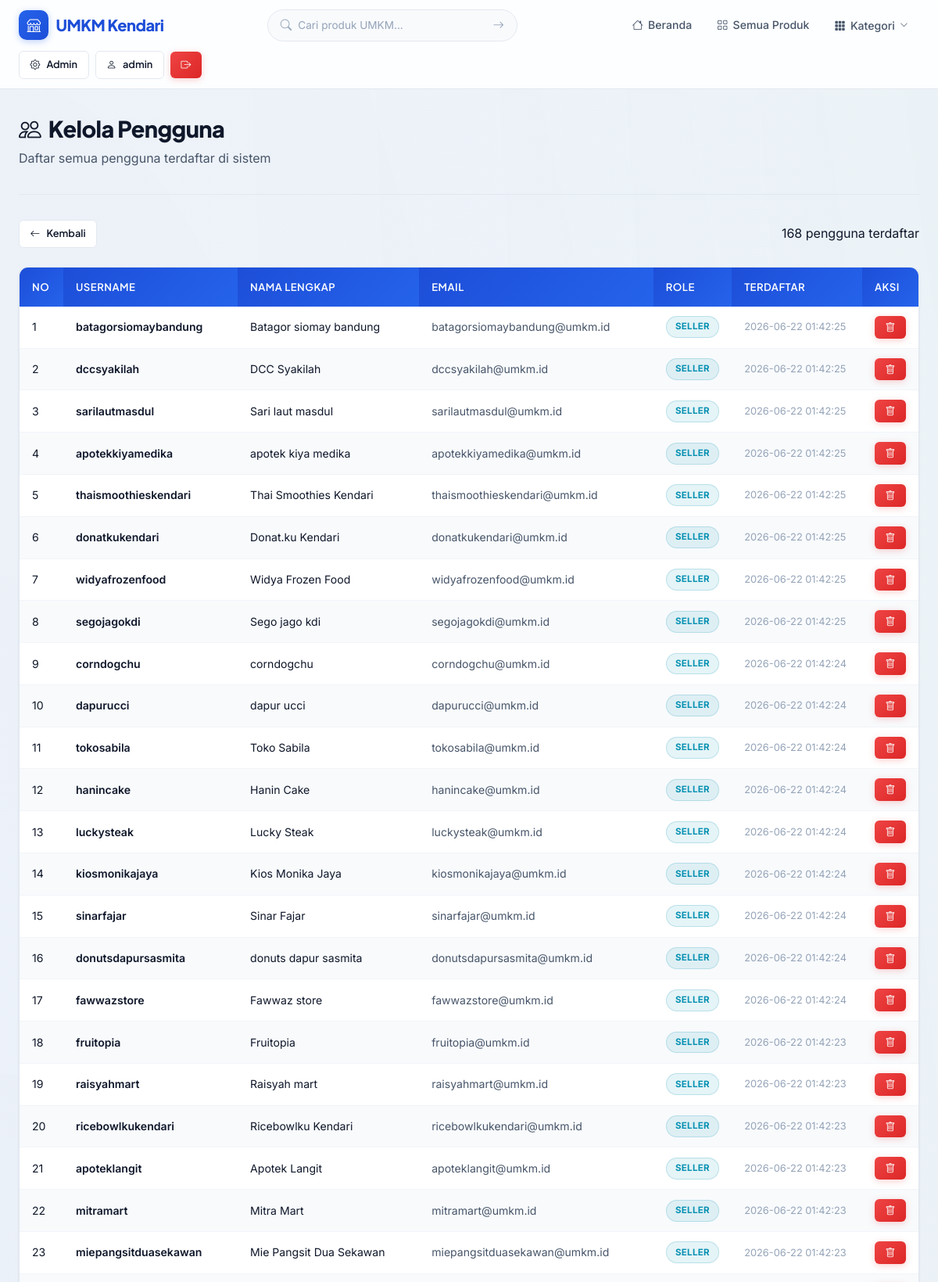
Page /admin/users (signed in, upper part) on the committed database.
### tables this page shows
CREATE TABLE users (
            id INTEGER PRIMARY KEY AUTOINCREMENT,
            username TEXT UNIQUE NOT NULL,
            email TEXT UNIQUE NOT NULL,
            password_hash TEXT NOT NULL,
            role TEXT NOT NULL DEFAULT 'buyer' CHECK(role IN ('admin','seller','buyer')),
            nama_lengkap TEXT NOT NULL,
            alamat TEXT DEFAULT '',
            no_telepon TEXT DEFAULT '',
            created_at TIMESTAMP DEFAULT CURRENT_TIMESTAMP
        );

### routes/admin.py (the view)
@admin_bp.route('/users')
@admin_required
def kelola_users():
    users = User.get_all()
    kategori_list = Kategori.get_all()
    return render_template('admin/users.html', users=users, kategori_list=kategori_list)

### models/database.py (called while the page is built)
def get_db():
    from flask import g
    if 'db' not in g:
        g.db = sqlite3.connect(DATABASE)
        g.db.row_factory = sqlite3.Row
        g.db.execute("PRAGMA foreign_keys = ON")
    return g.db

### models/kategori.py (called while the page is built)
    @staticmethod
    def get_all():
        db = get_db()
        rows = db.execute('SELECT * FROM kategori ORDER BY nama').fetchall()
        return [Kategori(**dict(row)) for row in rows]

### models/user.py (called while the page is built)
    @staticmethod
    def get_by_id(user_id):
        db = get_db()
        row = db.execute('SELECT * FROM users WHERE id = ?', (user_id,)).fetchone()
        if row:
            return User(**dict(row))
        return None

    @staticmethod
    def get_all():
        db = get_db()
        rows = db.execute('SELECT * FROM users ORDER BY created_at DESC').fetchall()
        return [User(**dict(row)) for row in rows]

### routes/admin.py (called while the page is built)
def admin_required(f):
    @wraps(f)
    @login_required
    def decorated_function(*args, **kwargs):
        if current_user.role != 'admin':
            flash('Akses ditolak. Anda bukan admin.', 'danger')
            return redirect(url_for('main.index'))
        return f(*args, **kwargs)
    return decorated_function

### templates/admin/users.html (shortened to what this page needs)
{% extends "base.html" %}
{% block content %}
<div class="container">
    <div class="dashboard-header">
        <h1><i class="bi bi-people"></i> Kelola Pengguna</h1>
        <p>Daftar semua pengguna terdaftar di sistem</p>
    </div>
    <div class="action-bar">
        <a href="{{ url_for('admin.dashboard') }}" class="btn btn-secondary btn-sm">
            <i class="bi bi-arrow-left"></i> Kembali
        </a>
        <span class="rating-count">{{ users|length }} pengguna terdaftar</span>
    </div>
    {% if users %}
    <div class="table-wrapper">
        <table>
            <thead>
                <tr>
                    <th>No</th>
                    <th>Username</th>
                    <th>Nama Lengkap</th>
                    <th>Email</th>
                    <th>Role</th>
                    <th>Terdaftar</th>
                    <th>Aksi</th>
                </tr>
            </thead>
            <tbody>
                {% for user in users %}
                <tr>
                    <td>{{ loop.index }}</td>
                    <td style="font-weight: 600;">{{ user.username }}</td>
                    <td>{{ user.nama_lengkap }}</td>
                    <td style="color: var(--text-secondary);">{{ user.email }}</td>
                    <td>
                        <span class="role-badge {{ user.role }}">{{ user.role|upper }}</span>
                    </td>
                    <td style="color: var(--text-muted); font-size: 0.8rem;">{{ user.created_at }}</td>
                    <td>
                        {% if user.id != current_user.id %}
                        <form method="POST" action="{{ url_for('admin.delete_user', user_id=user.id) }}" class="swal-delete-form" data-name="{{ user.username }}">
                            <button type="button" class="btn btn-danger btn-sm" onclick="swalDelete(this)"><i class="bi bi-trash"></i></button>
                        </form>
                        {% else %}
                        <span class="rating-count">Anda</span>
                        {% endif %}
                    </td>
                </tr>
                {% endfor %}
            </tbody>
        </table>
    </div>
    {% else %}
    <div class="empty-state">
        <i class="bi bi-people"></i>
        <p>Belum ada pengguna terdaftar</p>
    </div>
    {% endif %}
</div>
{% endblock %}

### templates/base.html (shortened to what this page needs)
<!DOCTYPE html>
<html lang="id">
<head>
    <link rel="stylesheet" href="{{ url_for('static', filename='css/style.css') }}">
    <link rel="stylesheet" href="https://cdn.jsdelivr.net/npm/bootstrap-icons@1.11.3/font/bootstrap-icons.min.css">
    <link rel="stylesheet" href="https://cdn.jsdelivr.net/npm/sweetalert2@11/dist/sweetalert2.min.css">
</head>
<body>
    <nav class="navbar" id="mainNav">
        <div class="container">
            <a href="{{ url_for('main.index') }}" class="navbar-brand">
                <span class="brand-icon"><i class="bi bi-shop"></i></span>
                UMKM Kendari
            </a>
            <form action="{{ url_for('main.search') }}" method="GET" class="nav-search">
                <i class="bi bi-search"></i>
                <input type="text" name="q" placeholder="Cari produk UMKM..." value="{{ request.args.get('q', '') }}">
                <button type="submit"><i class="bi bi-arrow-right"></i></button>
            </form>
            <ul class="navbar-nav">
                <li><a href="{{ url_for('main.index') }}" class="nav-link {% if request.endpoint == 'main.index' %}active{% endif %}"><i class="bi bi-house"></i> Beranda</a></li>
                <li><a href="{{ url_for('main.list_produk') }}" class="nav-link {% if request.endpoint == 'main.list_produk' and not request.args.get('kategori') %}active{% endif %}"><i class="bi bi-grid"></i> Semua Produk</a></li>
                {% if kategori_list %}
                <li class="nav-dropdown">
                    <button class="nav-link nav-dropdown-toggle" id="kategoriDropdownBtn" aria-expanded="false">
                        <i class="bi bi-grid-3x3-gap-fill"></i> Kategori
                        <i class="bi bi-chevron-down nav-dropdown-chevron"></i>
                    </button>
                </li>
                {% endif %}
            </ul>
            <div class="nav-auth">
                {% if current_user.is_authenticated %}
                    {% if current_user.role == 'admin' %}
                        <a href="{{ url_for('admin.dashboard') }}" class="btn btn-sm btn-secondary"><i class="bi bi-gear"></i> Admin</a>
                    {% elif current_user.role == 'seller' %}
                        <a href="{{ url_for('seller.dashboard') }}" class="btn btn-sm btn-secondary"><i class="bi bi-box"></i> Toko Saya</a>
                    {% endif %}
                    <a href="{{ url_for('main.profil') }}" class="btn btn-sm btn-secondary"><i class="bi bi-person"></i> {{ current_user.username }}</a>
                    <a href="{{ url_for('auth.logout') }}" class="btn btn-sm btn-danger"><i class="bi bi-box-arrow-right"></i></a>
                {% else %}
                    <a href="{{ url_for('auth.login') }}" class="btn btn-sm btn-secondary">Masuk</a>
                    <a href="{{ url_for('auth.register') }}" class="btn btn-sm btn-primary">Daftar</a>
                {% endif %}
            </div>
        </div>
    </nav>
    <main>
        {% block content %}{% endblock %}
    </main>
</body>
</html>

### rows in the picture
users: username "admin"
users: username "batagorsiomaybandung", nama_lengkap "Batagor siomay bandung", email "batagorsiomaybandung@umkm.id", role "SELLER", created_at "2026-06-22 01:42:25"
users: username "dccsyakilah", nama_lengkap "DCC Syakilah", email "dccsyakilah@umkm.id", role "SELLER", created_at "2026-06-22 01:42:25"
users: username "sarilautmasdul", nama_lengkap "Sari laut masdul", email "sarilautmasdul@umkm.id", role "SELLER", created_at "2026-06-22 01:42:25"
users: username "apotekkiyamedika", nama_lengkap "apotek kiya medika", email "apotekkiyamedika@umkm.id", role "SELLER", created_at "2026-06-22 01:42:25"
users: username "thaismoothieskendari", nama_lengkap "Thai Smoothies Kendari", email "thaismoothieskendari@umkm.id", role "SELLER", created_at "2026-06-22 01:42:25"
users: username "donatkukendari", nama_lengkap "Donat.ku Kendari", email "donatkukendari@umkm.id", role "SELLER", created_at "2026-06-22 01:42:25"
users: username "widyafrozenfood", nama_lengkap "Widya Frozen Food", email "widyafrozenfood@umkm.id", role "SELLER", created_at "2026-06-22 01:42:25"
users: username "segojagokdi", nama_lengkap "Sego jago kdi", email "segojagokdi@umkm.id", role "SELLER", created_at "2026-06-22 01:42:25"
users: username "corndogchu", nama_lengkap "corndogchu", email "corndogchu@umkm.id", role "SELLER", created_at "2026-06-22 01:42:24"
users: username "dapurucci", nama_lengkap "dapur ucci", email "dapurucci@umkm.id", role "SELLER", created_at "2026-06-22 01:42:24"
users: username "tokosabila", nama_lengkap "Toko Sabila", email "tokosabila@umkm.id", role "SELLER", created_at "2026-06-22 01:42:24"
users: username "hanincake", nama_lengkap "Hanin Cake", email "hanincake@umkm.id", role "SELLER", created_at "2026-06-22 01:42:24"
users: username "luckysteak", nama_lengkap "Lucky Steak", email "luckysteak@umkm.id", role "SELLER", created_at "2026-06-22 01:42:24"
users: username "kiosmonikajaya", nama_lengkap "Kios Monika Jaya", email "kiosmonikajaya@umkm.id", role "SELLER", created_at "2026-06-22 01:42:24"
users: username "sinarfajar", nama_lengkap "Sinar Fajar", email "sinarfajar@umkm.id", role "SELLER", created_at "2026-06-22 01:42:24"
users: username "donutsdapursasmita", nama_lengkap "donuts dapur sasmita", email "donutsdapursasmita@umkm.id", role "SELLER", created_at "2026-06-22 01:42:24"
users: username "fawwazstore", nama_lengkap "Fawwaz store", email "fawwazstore@umkm.id", role "SELLER", created_at "2026-06-22 01:42:24"
users: username "fruitopia", nama_lengkap "Fruitopia", email "fruitopia@umkm.id", role "SELLER", created_at "2026-06-22 01:42:23"
users: username "raisyahmart", nama_lengkap "Raisyah mart", email "raisyahmart@umkm.id", role "SELLER", created_at "2026-06-22 01:42:23"
users: username "ricebowlkukendari", nama_lengkap "Ricebowlku Kendari", email "ricebowlkukendari@umkm.id", role "SELLER", created_at "2026-06-22 01:42:23"
users: username "apoteklangit", nama_lengkap "Apotek Langit", email "apoteklangit@umkm.id", role "SELLER", created_at "2026-06-22 01:42:23"
users: username "mitramart", nama_lengkap "Mitra Mart", email "mitramart@umkm.id", role "SELLER", created_at "2026-06-22 01:42:23"
users: username "miepangsitduasekawan", nama_lengkap "Mie Pangsit Dua Sekawan", email "miepangsitduasekawan@umkm.id", role "SELLER", created_at "2026-06-22 01:42:23"

### other values in the picture
{{ users|length }} "168"
